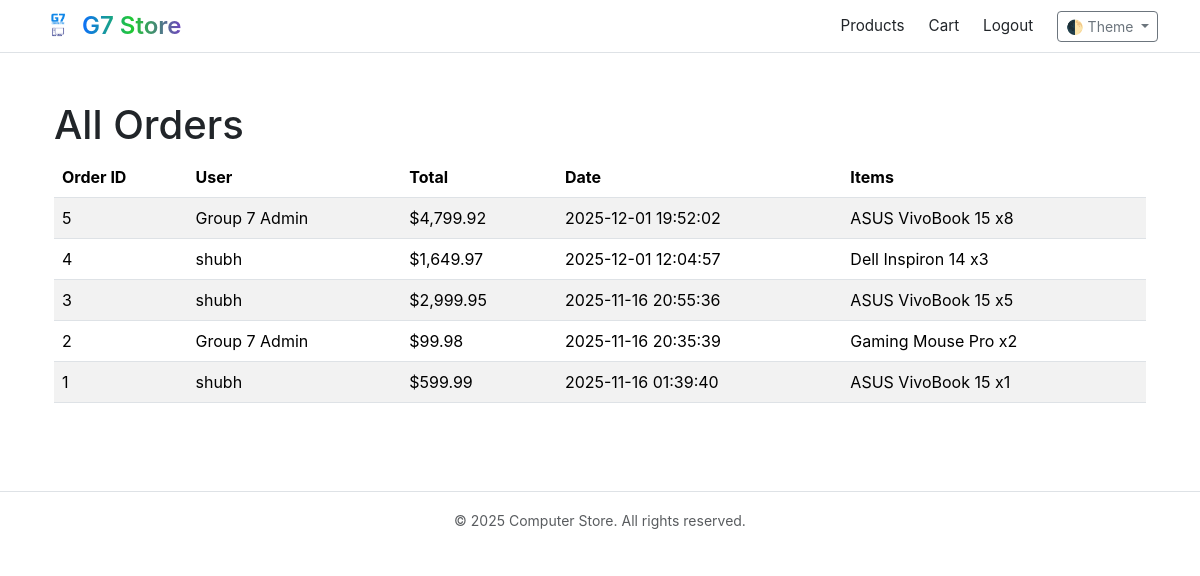
Screenshot of /admin/orders.php (signed in) with the database file from the repository.
### tables this page shows
CREATE TABLE `orders` (
  `id` int(11) NOT NULL,
  `user_id` int(11) DEFAULT NULL,
  `total_price` decimal(10,2) DEFAULT NULL,
  `order_date` datetime DEFAULT current_timestamp()
);

CREATE TABLE `users` (
  `id` int(11) NOT NULL,
  `name` varchar(255) DEFAULT NULL,
  `email` varchar(255) DEFAULT NULL,
  `password` varchar(255) DEFAULT NULL,
  `is_admin` tinyint(1) DEFAULT 0
);

CREATE TABLE `order_items` (
  `id` int(11) NOT NULL,
  `order_id` int(11) DEFAULT NULL,
  `product_id` int(11) DEFAULT NULL,
  `quantity` int(11) DEFAULT NULL,
  `price` decimal(10,2) DEFAULT NULL
);

CREATE TABLE `products` (
  `id` int(11) NOT NULL,
  `name` varchar(255) DEFAULT NULL,
  `description` text DEFAULT NULL,
  `price` decimal(10,2) DEFAULT NULL,
  `image_url` varchar(255) DEFAULT NULL,
  `category` varchar(100) DEFAULT NULL,
  `stock` int(11) DEFAULT 10,
  `image` varchar(255) DEFAULT NULL
);

### admin/orders.php (the view, shortened to what this page needs)
<?php
include_once __DIR__ . '/../includes/auth.php';
include_once __DIR__ . '/../includes/header.php';
$stmt = $pdo->query(
    'SELECT o.id, o.user_id, o.total_price, o.order_date, u.name as user_name, u.email as user_email FROM orders o LEFT JOIN users u ON u.id = o.user_id ORDER BY o.order_date DESC'
);
$orders = $stmt->fetchAll();
?>
<div class="container py-4">
    <h1>All Orders</h1>
    <?php if (empty($orders)): ?>
        <div class="alert alert-info">No orders found.</div>
    <?php else: ?>
        <div class="table-responsive">
            <table class="table table-striped">
                <thead>
                    <tr>
                        <th>Order ID</th>
                        <th>User</th>
                        <th>Total</th>
                        <th>Date</th>
                        <th>Items</th>
                    </tr>
                </thead>
                <tbody>
                <?php foreach ($orders as $o): ?>
                    <tr>
                        <td><?php echo $o['id']; ?></td>
                        <td><?php echo htmlspecialchars($o['user_name'] ?? $o['user_email']); ?></td>
                        <td>$<?php echo number_format($o['total_price'],2); ?></td>
                        <td><?php echo htmlspecialchars($o['order_date']); ?></td>
                        <td>
                            <?php
                                $stmt2 = $pdo->prepare('SELECT oi.quantity, p.name FROM order_items oi JOIN products p ON p.id = oi.product_id WHERE oi.order_id = ?');
                                $stmt2->execute([$o['id']]);
                                $items = $stmt2->fetchAll();
                                foreach ($items as $it) {
                                    echo htmlspecialchars($it['name']) . ' x' . (int)$it['quantity'] . '<br>';
                                }
                            ?>
                        </td>
                    </tr>
                <?php endforeach; ?>
                </tbody>
            </table>
        </div>
    <?php endif; ?>
</div>
<?php include_once __DIR__ . '/../includes/footer.php'; ?>

### css/style.css (style rules this page uses)
body { font-family: -apple-system, BlinkMacSystemFont, "Segoe UI", Roboto, Oxygen; }
html, body { max-width: 100%; overflow-x: hidden; }

### rows the page displays
orders: id "5", user.name "Group 7 Admin", total_price "4,799.92", order_date "2025-12-01 19:52:02"
order_items: product.name "ASUS VivoBook 15", quantity "8"
orders: id "4", user.name "shubh", total_price "1,649.97", order_date "2025-12-01 12:04:57"
order_items: product.name "Dell Inspiron 14", quantity "3"
orders: id "3", user.name "shubh", total_price "2,999.95", order_date "2025-11-16 20:55:36"
order_items: product.name "ASUS VivoBook 15", quantity "5"
orders: id "2", user.name "Group 7 Admin", total_price "99.98", order_date "2025-11-16 20:35:39"
order_items: product.name "Gaming Mouse Pro", quantity "2"
orders: id "1", user.name "shubh", total_price "599.99", order_date "2025-11-16 01:39:40"
order_items: product.name "ASUS VivoBook 15", quantity "1"
